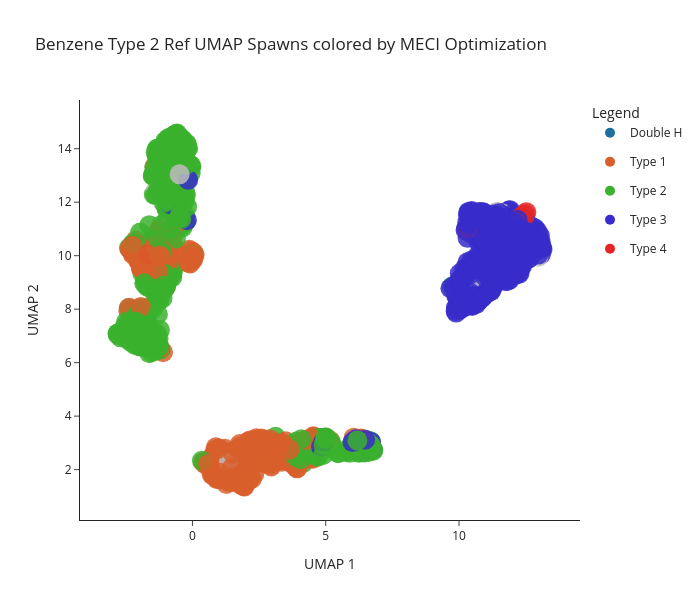

The notebook cell this image was saved under:
### Code cell
df = pd.read_csv(csv_file)
meci_idx_to_type = dict(zip(df['idx'], df['meci_type']))

unique_types = sorted(df['meci_type'].unique())
type_to_color = {t: base_colors[i % len(base_colors)] for i, t in enumerate(unique_types)}

point_types = [meci_idx_to_type.get(i, "Unknown") for i in idx]
point_colors = [type_to_color.get(t, "#bdbdbd") for t in point_types]

scatter = go.Scatter(
    x=reduced_space[:, 0],
    y=reduced_space[:, 1],
    mode="markers",
    marker=dict(
        size=point_size,
        color=point_colors,
        opacity=0.85
    ),
    text=[
        f"idx: {i}<br>MECI type: {t}"
        for i, t in zip(idx, point_types)
    ],
    hoverinfo="text",
    showlegend=False
)

star_indices = np.arange(len(reduced_space) - n_star, len(reduced_space))
star_traces = []


type_legend_traces = [
    go.Scatter(
        x=[None],
        y=[None],
        mode="markers",
        marker=dict(size=10, color=color),
        legendgroup=t,
        showlegend=True,
        name=t
    )
    for t, color in type_to_color.items()
]

fig = go.Figure(
    data=[scatter] + star_traces + type_legend_traces
)

fig.update_layout(
    width=700,
    height=600,
    title=f"Benzene Type 2 Ref {reduction_technique} Spawns colored by MECI Optimization",
    xaxis_title=f"{reduction_technique} 1",
    yaxis_title=f"{reduction_technique} 2",
    legend_title_text="Legend",
    template="simple_white",
    hovermode="closest"
)

fig.show()

### Figure 1 — Plotly figure (JSON) as saved in the notebook; plotly's stock layout.template omitted (floating-point values rounded to 4 significant figures; data arrays with more than 128 entries replaced by an {"elided": "..."} marker saying what was removed)
{"data": [{"hoverinfo": "text", "marker": {"color": {"elided": "1191 str values"}, "opacity": 0.85, "size": 20}, "mode": "markers", "showlegend": false, "text": {"elided": "1191 str values"}, "type": "scatter", "x": {"elided": "1191 float values"}, "y": {"elided": "1191 float values"}}, {"legendgroup": "Double H", "marker": {"color": "#1c6f9f", "size": 10}, "mode": "markers", "name": "Double H", "showlegend": true, "type": "scatter", "x": [null], "y": [null]}, {"legendgroup": "Type 1", "marker": {"color": "#d85f2b", "size": 10}, "mode": "markers", "name": "Type 1", "showlegend": true, "type": "scatter", "x": [null], "y": [null]}, {"legendgroup": "Type 2", "marker": {"color": "#3bb12e", "size": 10}, "mode": "markers", "name": "Type 2", "showlegend": true, "type": "scatter", "x": [null], "y": [null]}, {"legendgroup": "Type 3", "marker": {"color": "#372dca", "size": 10}, "mode": "markers", "name": "Type 3", "showlegend": true, "type": "scatter", "x": [null], "y": [null]}, {"legendgroup": "Type 4", "marker": {"color": "#e42626", "size": 10}, "mode": "markers", "name": "Type 4", "showlegend": true, "type": "scatter", "x": [null], "y": [null]}], "layout": {"height": 600, "hovermode": "closest", "legend": {"title": {"text": "Legend"}}, "title": {"text": "Benzene Type 2 Ref UMAP Spawns colored by MECI Optimization"}, "width": 700, "xaxis": {"title": {"text": "UMAP 1"}}, "yaxis": {"title": {"text": "UMAP 2"}}}}
